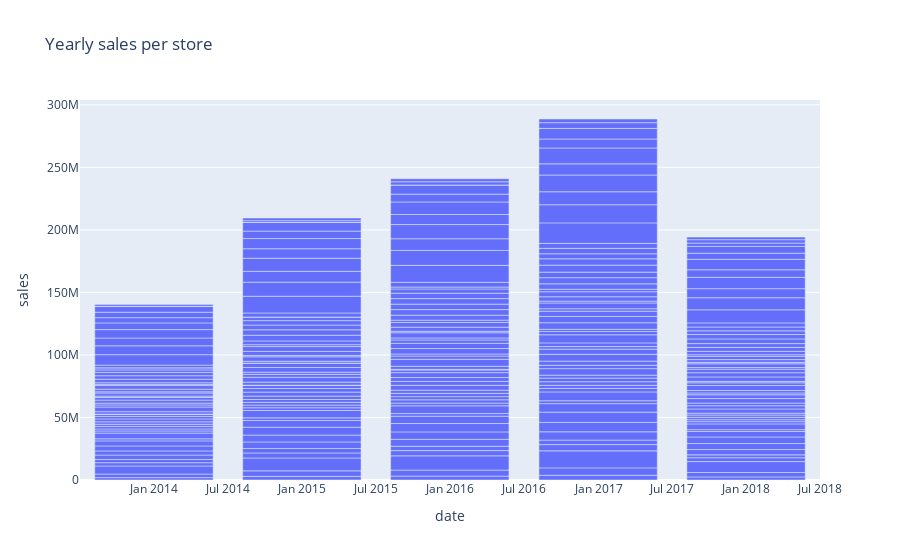

Notebook cell for this chart:
### Markdown cell above
#### Yearly sales summed up by store

### Code cell
yearly_sales = train.set_index("date").groupby("store_nbr").resample("Y").agg({"sales": "sum"}).reset_index()
px.bar(yearly_sales, x="date", y="sales", title="Yearly sales per store")

### Figure 1 — Plotly figure (JSON) as saved in the notebook; plotly's stock layout.template omitted (floating-point values rounded to 4 significant figures; data arrays with more than 128 entries replaced by an {"elided": "..."} marker saying what was removed)
{"data": [{"alignmentgroup": "True", "hovertemplate": "date=%{x}<br>sales=%{y}<extra></extra>", "legendgroup": "", "marker": {"color": "#636efa", "pattern": {"shape": ""}}, "name": "", "offsetgroup": "", "orientation": "v", "showlegend": false, "textposition": "auto", "type": "bar", "x": {"elided": "270 str values"}, "xaxis": "x", "y": {"elided": "270 float values"}, "yaxis": "y"}], "layout": {"barmode": "relative", "legend": {"tracegroupgap": 0}, "title": {"text": "Yearly sales per store"}, "xaxis": {"anchor": "y", "domain": [0, 1], "title": {"text": "date"}}, "yaxis": {"anchor": "x", "domain": [0, 1], "title": {"text": "sales"}}}}
